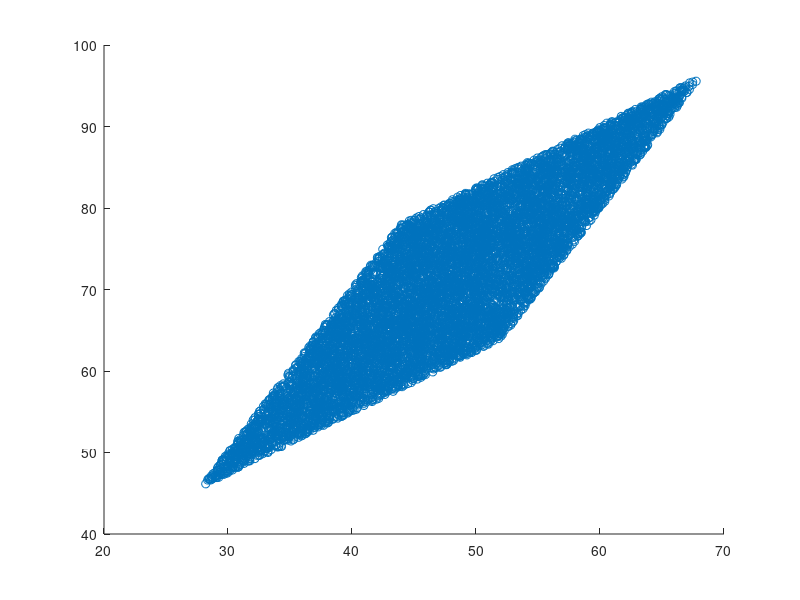

The MATLAB script that drew this image: (Note: this script raises an error after producing the figure.)
clear; close all;

% Signal specification
p1_limit = [10 40];
p2_limit = [100 180];
N = 10000;

% Generation
p1 = unifrnd(p1_limit(1), p1_limit(2), 1, N);
p2 = unifrnd(p2_limit(1), p2_limit(2), 1, N);

% Plot original signal
scatter(p1, p2);

% Mixing
source = [p1;p2];
A = [0.8 0.2;
     0.6 0.4];
mixed = A * source;

% Plot mixed
scatter(mixed(1,:), mixed(2,:));

% PCA
[transformed, V, D] = PCA(mixed);

% Plot transformed
scatter(transformed(1,:), transformed(2,:));
